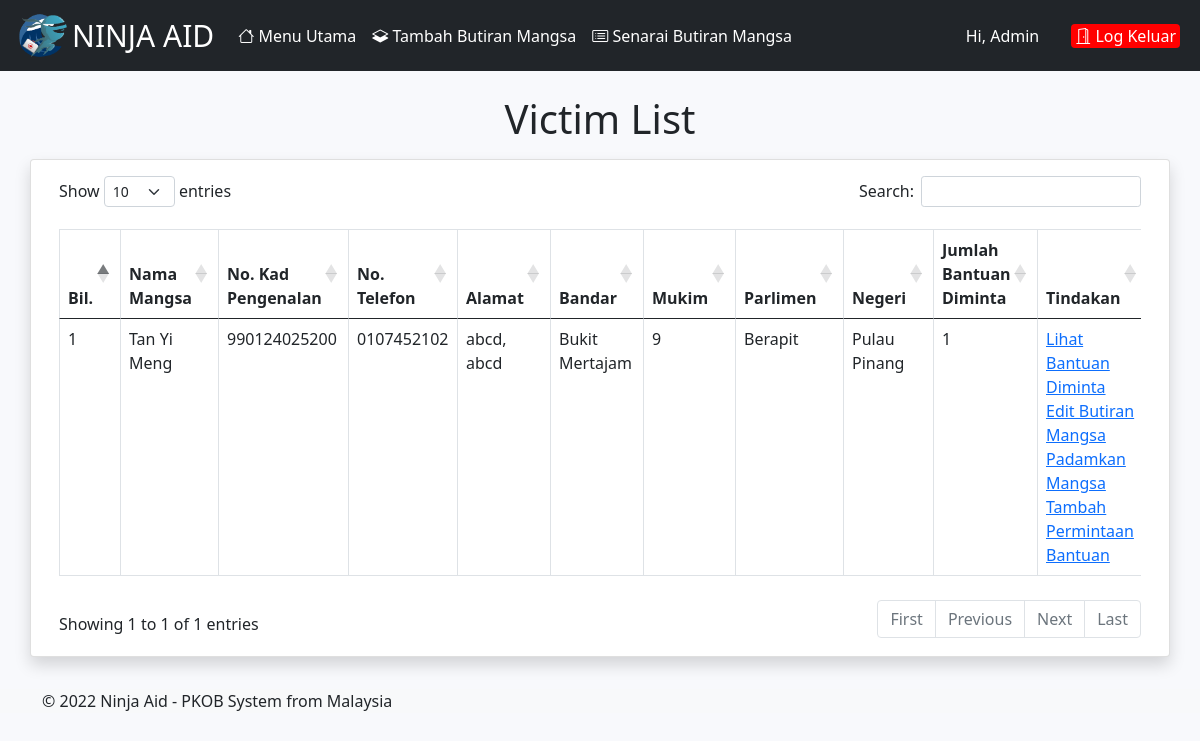
/management/listvictim/ (signed in), run on an earlier commit of the app's database.
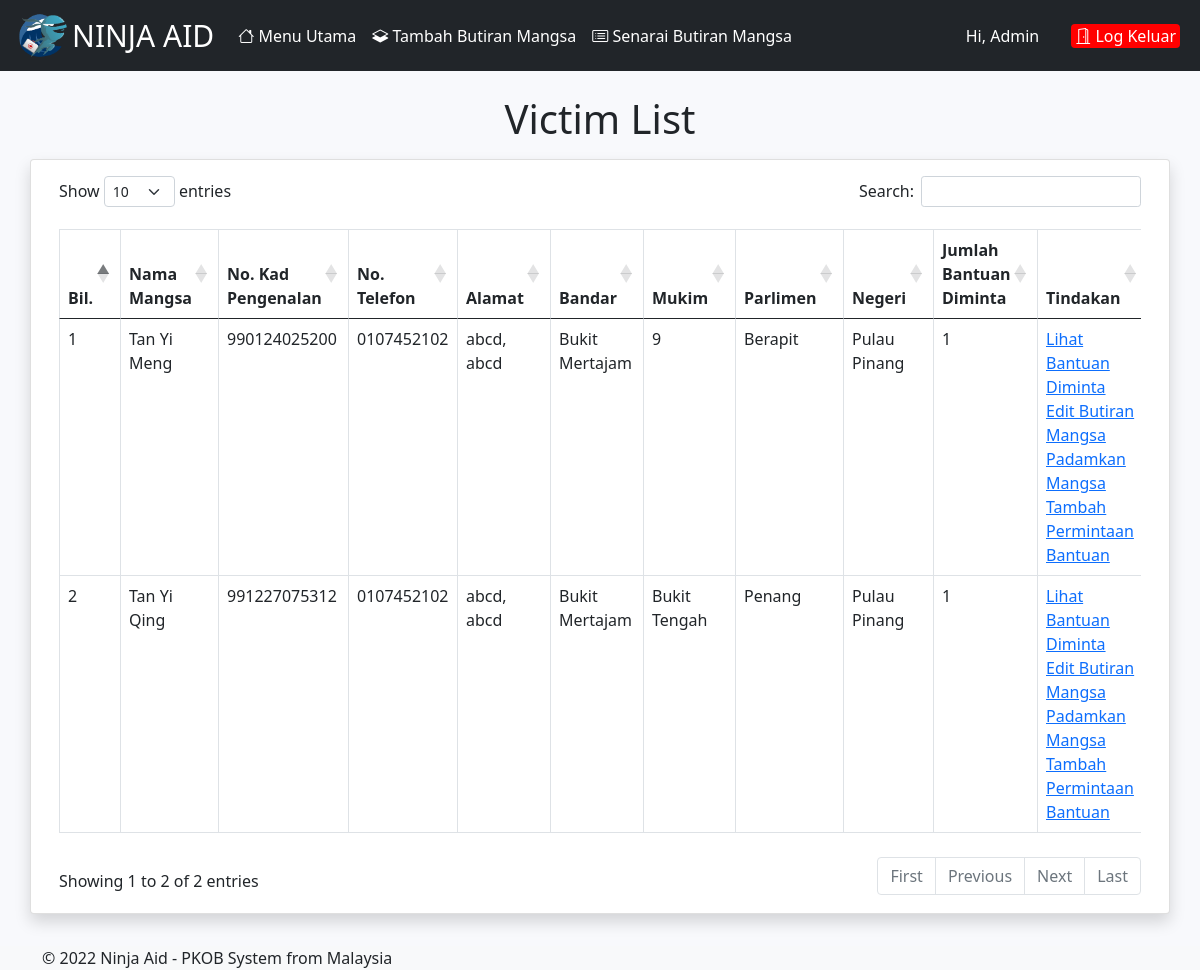
And on a later commit of the database.
### victim_app/models.py (models this page shows)
class Victim(models.Model):
    ic = models.CharField(max_length=12, unique=True, verbose_name='IC Number', blank=False,
                   help_text='Enter 12 digits ic number')
    name = models.CharField(max_length=255, verbose_name='Name')
    phone = models.CharField(max_length=255, verbose_name='Phone Number')
    is_kir = models.BooleanField(default=True, verbose_name='Ketua Isi Rumah')
    salary = models.DecimalField(max_digits=8, decimal_places=2, verbose_name='Salary')
    address1 = models.CharField(max_length=255, verbose_name='Address1')
    address2 = models.CharField(max_length=255, verbose_name='Address2')
    city = models.CharField(max_length=255, verbose_name='City')
    mukim = models.CharField(max_length=255, verbose_name='Mukim')
    parlimen = models.CharField(max_length=255, verbose_name='Parlimen')
    state = models.CharField(max_length=255, verbose_name='State')
    poskod = models.CharField(max_length=255, verbose_name='Phone')
    created_at = models.DateTimeField(auto_now_add=True, verbose_name='Created at')
    updated_at = models.DateTimeField(auto_now=True, verbose_name='Updated at')

### management_app/views.py (the view)
# urls.py: path('listvictim/', views.list_victim, name="list_victim"),
@login_required
def list_victim(request):
    victims = Victim.objects.all()
    return render(request, 'management_app/list_victim.html', {'victims': victims})

### management_app/templates/management_app/list_victim.html (shortened to what this page needs)
{% extends "adminbase.html" %}
{% block content %}
    <div class="container">
        <div class="row mt-4 px-3 px-sm-0">
            <h1 class="text-center mb-3">Victim List</h1>
            <div class="card shadow mb-4">
                <div class="card-body ">
                    <div class="table-responsive">
                        <table id="example" class="table table-bordered py-3">
                            <thead>
                                <tr>
                                    <th>Bil.</th>
                                    <th>Nama Mangsa</th>
                                    <th>No. Kad Pengenalan</th>
                                    <th>No. Telefon</th>
                                    <th>Alamat</th>
                                    <th>Bandar</th>
                                    <th>Mukim</th>
                                    <th>Parlimen</th>
                                    <th>Negeri</th>
                                    <th>Jumlah Bantuan Diminta</th>
                                    <th>Tindakan</th>
                                </tr>
                            </thead>
                            <tbody>
                                {% for victim in victims %}
                                <tr>
                                    <td>{{ forloop.counter }}</td>
                                    <td>{{victim.name}}</td>
                                    <td>{{victim.ic}}</td>
                                    <td>{{victim.phone}}</td>
                                    <td>{{victim.address1}}, {{victim.address2}}</td>
                                    <td>{{victim.city}}</td>
                                    <td>{{victim.mukim}}</td>
                                    <td>{{victim.parlimen}}</td>
                                    <td>{{victim.state}}</td>
                                    <td>{{victim.assistance_list.count}}</td>
                                    <td>
                                        <a href="{% url 'view_victim_assistance' victim.id %}">Lihat Bantuan Diminta</a><br>
                                        <a href="{% url 'edit_victim' victim.id %}">Edit Butiran Mangsa</a><br>
                                        <a href="{% url 'delete_victim' victim.id %}">Padamkan Mangsa</a><br>
                                        <a href="{% url 'request_assistance' victim.id %}">Tambah Permintaan Bantuan</a>
                                    </td>
                                </tr>
                                {% endfor %}
                            </tbody>
                        </table>
                    </div>
                </div>
            </div>
        </div>
    </div>
    <div class="main-footer position ">
        <div class="footer-middle mt-0 bg-light">
            <div class="container">
                <div class="footer-bottom mt-2">
                    <p class="text-xs-center footer-title-text mb-0">
                        &copy; <script>document.write(new Date().getFullYear())</script> Ninja Aid - PKOB System from Malaysia
                    </p>
                </div>
            </div>
        </div>
    </div>
{% endblock %}

What changed in the data, as far as the page shows it:
added Victim: name "Tan Yi Qing", ic "991227075312", phone "0107452102", address1 "abcd", address2 "abcd", city "Bukit Mertajam", mukim "Bukit Tengah", parlimen "Penang", state "Pulau Pinang", assistance_list.count "1"
Also different on the page:
text written by a page script: "Show entries Search: Showing 1 to 1 of 1 entries First Previous Next Last" → "Show entries Search: Showing 1 to 2 of 2 entries First Previous Next Last"
